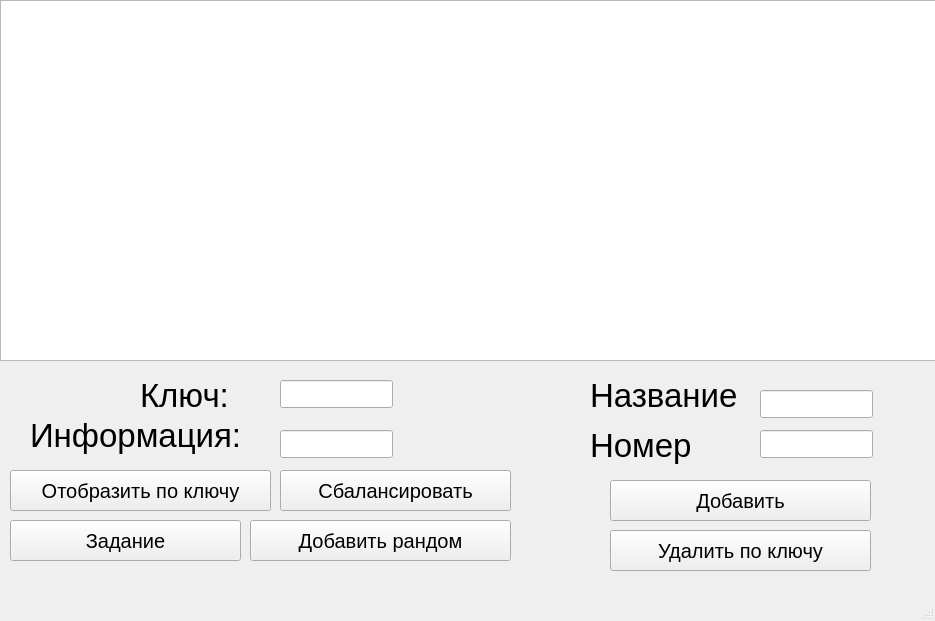
<?xml version="1.0" encoding="UTF-8"?>
<ui version="4.0">
 <class>MainWindow</class>
 <widget class="QMainWindow" name="MainWindow">
  <property name="geometry">
   <rect>
    <x>0</x>
    <y>0</y>
    <width>935</width>
    <height>621</height>
   </rect>
  </property>
  <property name="windowTitle">
   <string>MainWindow</string>
  </property>
  <widget class="QWidget" name="centralwidget">
   <widget class="QLabel" name="label">
    <property name="geometry">
     <rect>
      <x>140</x>
      <y>370</y>
      <width>121</width>
      <height>51</height>
     </rect>
    </property>
    <property name="font">
     <font>
      <pointsize>25</pointsize>
     </font>
    </property>
    <property name="text">
     <string>Ключ:</string>
    </property>
   </widget>
   <widget class="QLabel" name="label_2">
    <property name="geometry">
     <rect>
      <x>30</x>
      <y>410</y>
      <width>261</width>
      <height>51</height>
     </rect>
    </property>
    <property name="font">
     <font>
      <pointsize>25</pointsize>
     </font>
    </property>
    <property name="text">
     <string>Информация:</string>
    </property>
   </widget>
   <widget class="QLineEdit" name="key_le">
    <property name="geometry">
     <rect>
      <x>280</x>
      <y>380</y>
      <width>113</width>
      <height>28</height>
     </rect>
    </property>
    <property name="font">
     <font>
      <pointsize>15</pointsize>
     </font>
    </property>
    <property name="text">
     <string/>
    </property>
   </widget>
   <widget class="QLineEdit" name="data_le">
    <property name="geometry">
     <rect>
      <x>280</x>
      <y>430</y>
      <width>113</width>
      <height>28</height>
     </rect>
    </property>
    <property name="font">
     <font>
      <pointsize>15</pointsize>
     </font>
    </property>
    <property name="text">
     <string/>
    </property>
   </widget>
   <widget class="QPushButton" name="add">
    <property name="geometry">
     <rect>
      <x>250</x>
      <y>520</y>
      <width>261</width>
      <height>41</height>
     </rect>
    </property>
    <property name="font">
     <font>
      <pointsize>15</pointsize>
     </font>
    </property>
    <property name="text">
     <string>Добавить рандом</string>
    </property>
   </widget>
   <widget class="QPushButton" name="delete_2">
    <property name="geometry">
     <rect>
      <x>610</x>
      <y>530</y>
      <width>261</width>
      <height>41</height>
     </rect>
    </property>
    <property name="font">
     <font>
      <pointsize>15</pointsize>
     </font>
    </property>
    <property name="text">
     <string>Удалить по ключу</string>
    </property>
   </widget>
   <widget class="QPushButton" name="make_balanced">
    <property name="geometry">
     <rect>
      <x>280</x>
      <y>470</y>
      <width>231</width>
      <height>41</height>
     </rect>
    </property>
    <property name="font">
     <font>
      <pointsize>15</pointsize>
     </font>
    </property>
    <property name="text">
     <string>Сбалансировать</string>
    </property>
   </widget>
   <widget class="QPushButton" name="show_bykey">
    <property name="geometry">
     <rect>
      <x>10</x>
      <y>470</y>
      <width>261</width>
      <height>41</height>
     </rect>
    </property>
    <property name="font">
     <font>
      <pointsize>15</pointsize>
     </font>
    </property>
    <property name="whatsThis">
     <string>&lt;html&gt;&lt;head/&gt;&lt;body&gt;&lt;p&gt;&lt;br/&gt;&lt;/p&gt;&lt;/body&gt;&lt;/html&gt;</string>
    </property>
    <property name="text">
     <string>Отобразить по ключу</string>
    </property>
   </widget>
   <widget class="QTextEdit" name="textEdit">
    <property name="geometry">
     <rect>
      <x>0</x>
      <y>0</y>
      <width>941</width>
      <height>361</height>
     </rect>
    </property>
   </widget>
   <widget class="QPushButton" name="make_balanced_2">
    <property name="geometry">
     <rect>
      <x>10</x>
      <y>520</y>
      <width>231</width>
      <height>41</height>
     </rect>
    </property>
    <property name="font">
     <font>
      <pointsize>15</pointsize>
     </font>
    </property>
    <property name="text">
     <string>Задание</string>
    </property>
   </widget>
   <widget class="QLineEdit" name="lineEdit">
    <property name="geometry">
     <rect>
      <x>760</x>
      <y>390</y>
      <width>113</width>
      <height>28</height>
     </rect>
    </property>
   </widget>
   <widget class="QLineEdit" name="lineEdit_2">
    <property name="geometry">
     <rect>
      <x>760</x>
      <y>430</y>
      <width>113</width>
      <height>28</height>
     </rect>
    </property>
   </widget>
   <widget class="QPushButton" name="add_2">
    <property name="geometry">
     <rect>
      <x>610</x>
      <y>480</y>
      <width>261</width>
      <height>41</height>
     </rect>
    </property>
    <property name="font">
     <font>
      <pointsize>15</pointsize>
     </font>
    </property>
    <property name="text">
     <string>Добавить</string>
    </property>
   </widget>
   <widget class="QLabel" name="label_5">
    <property name="geometry">
     <rect>
      <x>590</x>
      <y>370</y>
      <width>161</width>
      <height>51</height>
     </rect>
    </property>
    <property name="font">
     <font>
      <pointsize>25</pointsize>
     </font>
    </property>
    <property name="text">
     <string>Название</string>
    </property>
   </widget>
   <widget class="QLabel" name="label_6">
    <property name="geometry">
     <rect>
      <x>590</x>
      <y>420</y>
      <width>151</width>
      <height>51</height>
     </rect>
    </property>
    <property name="font">
     <font>
      <pointsize>25</pointsize>
     </font>
    </property>
    <property name="text">
     <string>Номер</string>
    </property>
   </widget>
  </widget>
  <widget class="QMenuBar" name="menubar">
   <property name="geometry">
    <rect>
     <x>0</x>
     <y>0</y>
     <width>935</width>
     <height>21</height>
    </rect>
   </property>
  </widget>
  <widget class="QStatusBar" name="statusbar"/>
 </widget>
 <resources/>
 <connections/>
</ui>
